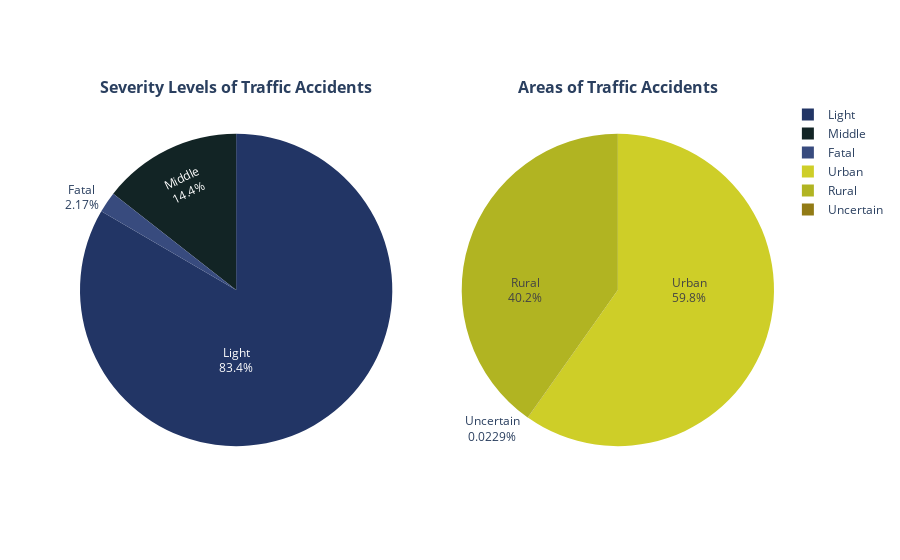

The notebook cell this image was saved under:
### Code cell
night_colors = ['rgb(56, 75, 126)', 'rgb(18, 36, 37)', 'rgb(34, 53, 101)', 'rgb(6, 4, 4)']
cafe_colors =  ['rgb(146, 123, 21)', 'rgb(177, 180, 34)', 'rgb(206, 206, 40)', 'rgb(35, 36, 21)']

specs = [[{'type':'domain'}, {'type':'domain'}]]
fig = make_subplots(rows=1, cols=2, specs=specs, subplot_titles=['<b> Severity Levels of Traffic Accidents <b>', 
                                                                 '<b> Areas of Traffic Accidents <b>'])


fig.add_trace(go.Pie(labels=labels5, values=values_acc2, name='Accident Severity',
                     marker_colors= night_colors, textinfo='label+percent', insidetextorientation='tangential'), 1, 1)
fig.add_trace(go.Pie(labels=labels6, values=values_area2, name='Urban or Rural Area',
                     marker_colors= cafe_colors, textinfo='label+percent', insidetextorientation='radial'), 1, 2)


fig = go.Figure(fig)
fig.show()

### Figure 1 — Plotly figure (JSON) as saved in the notebook; plotly's stock layout.template omitted (floating-point values rounded to 4 significant figures)
{"data": [{"domain": {"x": [0, 0.45], "y": [0, 1]}, "insidetextorientation": "tangential", "labels": ["Fatal", "Middle", "Light"], "marker": {"colors": ["rgb(56, 75, 126)", "rgb(18, 36, 37)", "rgb(34, 53, 101)", "rgb(6, 4, 4)"]}, "name": "Accident Severity", "textinfo": "label+percent", "type": "pie", "values": [16827, 112114, 648260]}, {"domain": {"x": [0.55, 1], "y": [0, 1]}, "insidetextorientation": "radial", "labels": ["Uncertain", "Rural", "Urban"], "marker": {"colors": ["rgb(146, 123, 21)", "rgb(177, 180, 34)", "rgb(206, 206, 40)", "rgb(35, 36, 21)"]}, "name": "Urban or Rural Area", "textinfo": "label+percent", "type": "pie", "values": [178, 312428, 464595]}], "layout": {"annotations": [{"font": {"size": 16}, "showarrow": false, "text": "<b> Severity Levels of Traffic Accidents <b>", "x": 0.225, "xanchor": "center", "xref": "paper", "y": 1, "yanchor": "bottom", "yref": "paper"}, {"font": {"size": 16}, "showarrow": false, "text": "<b> Areas of Traffic Accidents <b>", "x": 0.775, "xanchor": "center", "xref": "paper", "y": 1, "yanchor": "bottom", "yref": "paper"}]}}
